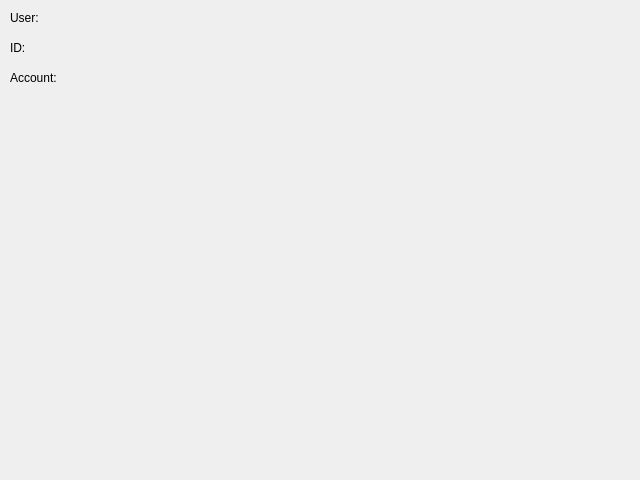
<?xml version="1.0" encoding="UTF-8"?>
<ui version="4.0">
 <class>Role</class>
 <widget class="QDialog" name="Role">
  <property name="geometry">
   <rect>
    <x>0</x>
    <y>0</y>
    <width>640</width>
    <height>480</height>
   </rect>
  </property>
  <property name="windowTitle">
   <string>Dialog</string>
  </property>
  <widget class="QLabel" name="label">
   <property name="geometry">
    <rect>
     <x>10</x>
     <y>10</y>
     <width>150</width>
     <height>15</height>
    </rect>
   </property>
   <property name="text">
    <string>User:</string>
   </property>
  </widget>
  <widget class="QLabel" name="label_2">
   <property name="geometry">
    <rect>
     <x>10</x>
     <y>40</y>
     <width>150</width>
     <height>15</height>
    </rect>
   </property>
   <property name="text">
    <string>ID:</string>
   </property>
  </widget>
  <widget class="QLabel" name="label_3">
   <property name="geometry">
    <rect>
     <x>10</x>
     <y>70</y>
     <width>150</width>
     <height>15</height>
    </rect>
   </property>
   <property name="text">
    <string>Account:</string>
   </property>
  </widget>
 </widget>
 <resources/>
 <connections/>
</ui>
